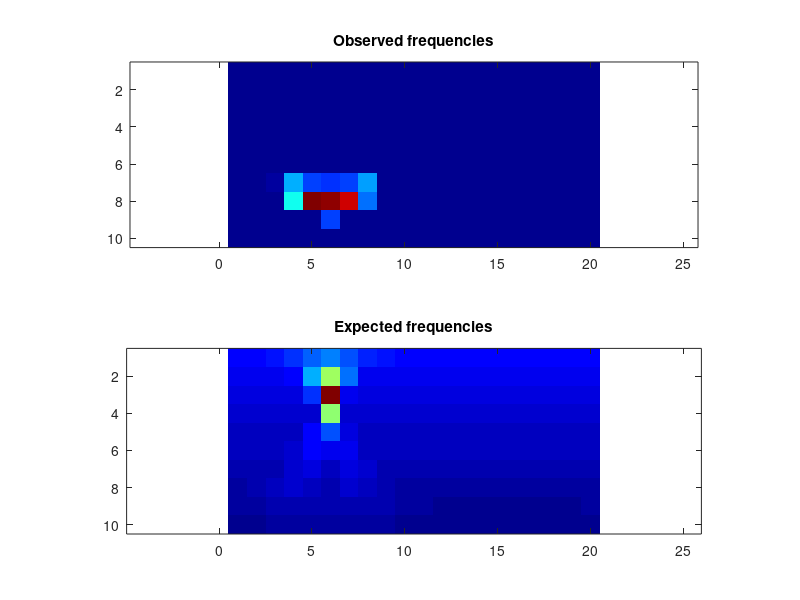

The MATLAB source for this figure:
obsFrequencies = [ 0, 0, 0, 0, 0, 0, 0, 0, 0, 0, 0, 0, 0, 0, 0, 0, 0, 0, 0, 0; 0, 0, 0, 0, 0, 0, 0, 0, 0, 0, 0, 0, 0, 0, 0, 0, 0, 0, 0, 0; 0, 0, 0, 0, 0, 0, 0, 0, 0, 0, 0, 0, 0, 0, 0, 0, 0, 0, 0, 0; 0, 0, 0, 0, 0, 0, 0, 0, 0, 0, 0, 0, 0, 0, 0, 0, 0, 0, 0, 0; 0, 0, 0, 0, 0, 0, 0, 0, 0, 0, 0, 0, 0, 0, 0, 0, 0, 0, 0, 0; 0, 0, 0, 0, 0, 0, 0, 0, 0, 0, 0, 0, 0, 0, 0, 0, 0, 0, 0, 0; 0, 0, 4622, 60156, 36842, 34494, 38680, 55763, 0, 0, 0, 0, 0, 0, 0, 0, 0, 0, 0, 0; 0, 0, 0, 79181, 208031, 203715, 191269, 47379, 0, 0, 0, 0, 0, 0, 0, 0, 0, 0, 0, 0; 0, 0, 0, 0, 1117, 38751, 0, 0, 0, 0, 0, 0, 0, 0, 0, 0, 0, 0, 0, 0; 0, 0, 0, 0, 0, 0, 0, 0, 0, 0, 0, 0, 0, 0, 0, 0, 0, 0, 0, 0 ];
expFrequencies = [ 21914, 22241.9, 23442.9, 27590.4, 35679.7, 39832.6, 33892.5, 26330.7, 23038.7, 22131.6, 21883.1, 21802.8, 21771.7, 21758.3, 21752.5, 21751.1, 21753.3, 21760.3, 21776.3, 21813.7; 18795.8, 18797.2, 18878.2, 21195.9, 47024.5, 80586.8, 37577.9, 20049.2, 18832.6, 18796.4, 18795.8, 18795.8, 18795.8, 18795.8, 18795.8, 18795.8, 18795.8, 18795.8, 18795.8, 18795.8; 16765.5, 16765.5, 16765.5, 16774.8, 27679.3, 148554, 20136, 16766.8, 16765.5, 16765.5, 16765.5, 16765.5, 16765.5, 16765.5, 16765.5, 16765.5, 16765.5, 16765.5, 16765.5, 16765.5; 15008.5, 15008.5, 15008.5, 15008.5, 15446.2, 78795.7, 15037.7, 15008.5, 15008.5, 15008.6, 15008.6, 15008.5, 15008.6, 15008.6, 15008.5, 15008.6, 15008.6, 15008.5, 15008.6, 15008.6; 13369.1, 13369.1, 13369.1, 13461.6, 21215.5, 32637.1, 17440.9, 13393.1, 13369.1, 13369.1, 13369.1, 13369.1, 13369.1, 13369.1, 13369.1, 13369.1, 13369.1, 13369.1, 13369.1, 13369.1; 11763.7, 11765, 11854.7, 13938.9, 21852.1, 19574.4, 20517.1, 13005.5, 11803.8, 11764.2, 11763.7, 11763.7, 11763.7, 11763.7, 11763.7, 11763.7, 11763.7, 11763.7, 11763.7, 11763.7; 10136.6, 10273, 11367.7, 15372.5, 17498.1, 13340.6, 17871.5, 14301.2, 10954.9, 10214.1, 10131.4, 10124.7, 10124.3, 10124.2, 10124.2, 10124.2, 10124.2, 10124.2, 10124.3, 10125.1; 8682.67, 9528.32, 11658.4, 14216.6, 13439, 10847.1, 14028, 13810.9, 11093.9, 9262.44, 8603.2, 8427.27, 8384.54, 8373.7, 8370.71, 8370.15, 8371.08, 8374.97, 8389.34, 8446.96; 7842.76, 9118.52, 10658.4, 11419.1, 10531.9, 9643.77, 10831.8, 11387.3, 10353.3, 8806.88, 7644.18, 6999.46, 6690.63, 6551.86, 6494.29, 6480.59, 6502.07, 6572.38, 6737.34, 7100.64; 6437.6, 7072.5, 7557.99, 7701.21, 7536.42, 7422.53, 7582.23, 7703.17, 7479.23, 6943.24, 6304.4, 5737.55, 5315.05, 5039.52, 4890.38, 4849.86, 4912.39, 5086.4, 5391.49, 5846.24 ];
colormap(jet);
clf; subplot(2,1,1);
imagesc(obsFrequencies);
title('Observed frequencies');
axis equal;
subplot(2,1,2);
imagesc(expFrequencies);
axis equal;
title('Expected frequencies');
